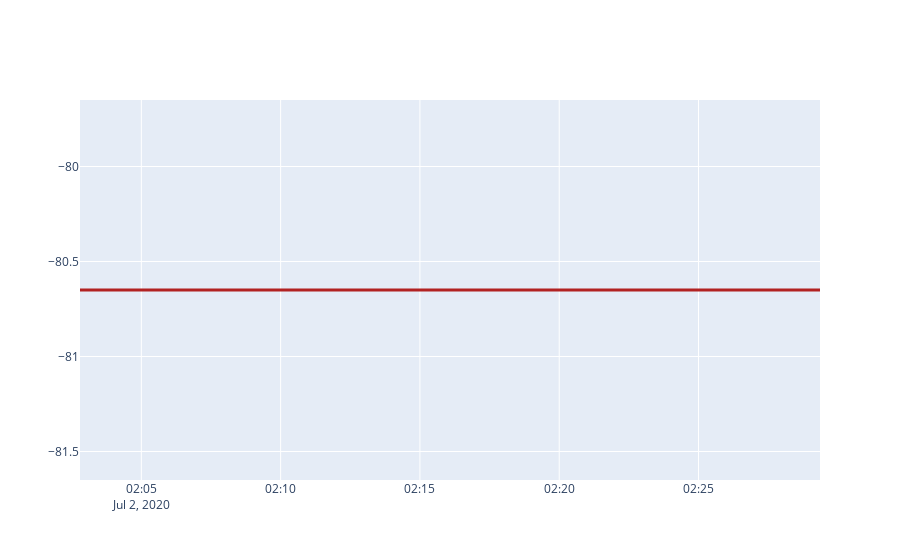

The code cell stored with this chart in its notebook:
### Code cell
import plotly.graph_objs as go
fig = go.Figure()
fig.add_trace(go.Scatter(x=df_bsm_id_pdx_street.timestamp_verbose, y= df_bsm_id_pdx_street.distance_along_path,
                        mode = 'lines', name = 'lines', line=dict(color='firebrick', width=3)))

### Figure 1 — Plotly figure (JSON) as saved in the notebook; plotly's stock layout.template omitted (floating-point values rounded to 4 significant figures; data arrays with more than 128 entries replaced by an {"elided": "..."} marker saying what was removed)
{"data": [{"line": {"color": "firebrick", "width": 3}, "mode": "lines", "name": "lines", "type": "scatter", "x": {"elided": "1968 str values"}, "y": {"elided": "1968 float values"}}], "layout": {}}
